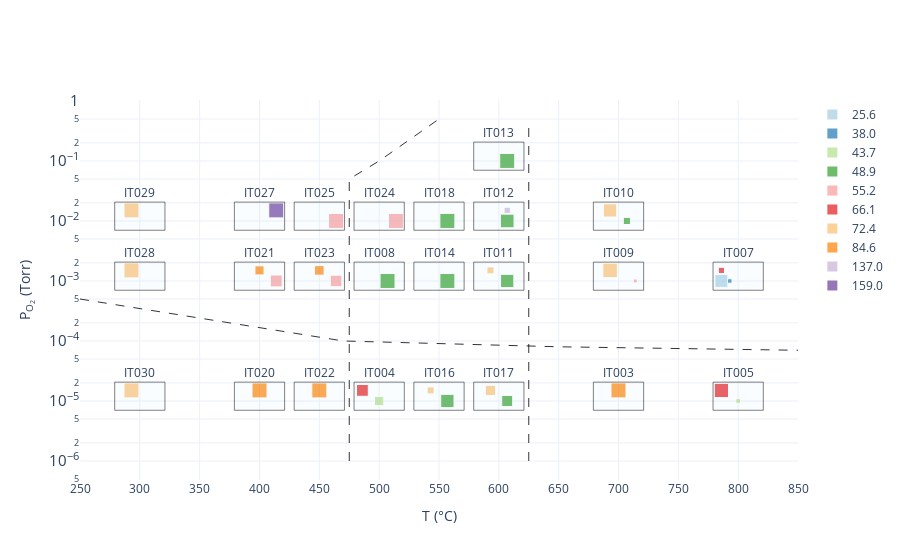

Write notebook code for a chart like this one.
### Code cell
fig = phaser.plot_intensity_map(
    x, y, 
    name=name, 
    xlabel="T (°C)", 
    ylabel="P<sub>O<sub>2</sub></sub> (Torr)", 
    log_x=False, 
    log_y=True, 
    x_space=7,
    y_space=0.5,
    text_x_space=0,
    text_y_space=2.5,
    max_num_row=5,
    reverse_x=False,
    reverse_y=False,
    scatter_size=15
)

fig.update_layout(
    xaxis = dict(
        tickmode = 'linear',
        tick0 = 300,
        dtick = 50
    )
)

for i in range(1, 1+len(xrd_overlay.values())):
    color = plotly.express.colors.qualitative.Dark2[i]
    color = color.replace("rgb", "rgba")
    color = color[:-1] + ", 0.1)"
    
    fig.add_trace(
        go.Scatter(
            showlegend=False,
            x=xrd_overlay[f'line{i}']['x'],
            y=xrd_overlay[f'line{i}']['y'],
#             fill='tonexty',
#             fillcolor=color,
#             mode="none"
            line={"color":"black", "width":1, "dash":"dash"},
            opacity=0.8,
            mode="lines",
        )) # fill down to xaxis

    
fig

### Figure 1 — Plotly figure (JSON) as saved in the notebook; plotly's stock layout.template omitted (floating-point values rounded to 4 significant figures)
{"data": [{"marker": {"color": "rgb(166,206,227)", "size": [0, 0, 0, 12.91, 0, 0, 0, 0, 0, 0, 0, 0, 0, 0, 0, 0, 0, 0, 0, 0, 0, 0, 0, 0], "symbol": "square"}, "mode": "markers", "name": "25.6", "opacity": 1, "text": ["0%", "0%", "0%", "74%", "0%", "0%", "0%", "0%", "0%", "0%", "0%", "0%", "0%", "0%", "0%", "0%", "0%", "0%", "0%", "0%", "0%", "0%", "0%", "0%"], "type": "scatter", "x": [686, 486, 786, 786, 486, 686, 686, 586, 586, 586, 536, 536, 586, 536, 386, 386, 436, 436, 486, 436, 386, 286, 286, 286], "y": [1e-05, 1e-05, 1e-05, 0.001, 0.001, 0.001, 0.01, 0.001, 0.01, 0.1, 0.001, 1e-05, 1e-05, 0.01, 1e-05, 0.001, 1e-05, 0.001, 0.01, 0.01, 0.01, 0.001, 0.01, 1e-05]}, {"marker": {"color": "rgb(31,120,180)", "size": [0, 0, 0, 4.468, 0, 0, 0, 0, 0, 0, 0, 0, 0, 0, 0, 0, 0, 0, 0, 0, 0, 0, 0, 0], "symbol": "square"}, "mode": "markers", "name": "38.0", "opacity": 1, "text": ["0%", "0%", "0%", "9%", "0%", "0%", "0%", "0%", "0%", "0%", "0%", "0%", "0%", "0%", "0%", "0%", "0%", "0%", "0%", "0%", "0%", "0%", "0%", "0%"], "type": "scatter", "x": [693, 493, 793, 793, 493, 693, 693, 593, 593, 593, 543, 543, 593, 543, 393, 393, 443, 443, 493, 443, 393, 293, 293, 293], "y": [1e-05, 1e-05, 1e-05, 0.001, 0.001, 0.001, 0.01, 0.001, 0.01, 0.1, 0.001, 1e-05, 1e-05, 0.01, 1e-05, 0.001, 1e-05, 0.001, 0.01, 0.01, 0.01, 0.001, 0.01, 1e-05]}, {"marker": {"color": "rgb(178,223,138)", "size": [0, 9.292, 4.728, 0, 0, 0, 0, 0, 0, 0, 0, 0, 0, 0, 0, 0, 0, 0, 0, 0, 0, 0, 0, 0], "symbol": "square"}, "mode": "markers", "name": "43.7", "opacity": 1, "text": ["0%", "38%", "10%", "0%", "0%", "0%", "0%", "0%", "0%", "0%", "0%", "0%", "0%", "0%", "0%", "0%", "0%", "0%", "0%", "0%", "0%", "0%", "0%", "0%"], "type": "scatter", "x": [700, 500, 800, 800, 500, 700, 700, 600, 600, 600, 550, 550, 600, 550, 400, 400, 450, 450, 500, 450, 400, 300, 300, 300], "y": [1e-05, 1e-05, 1e-05, 0.001, 0.001, 0.001, 0.01, 0.001, 0.01, 0.1, 0.001, 1e-05, 1e-05, 0.01, 1e-05, 0.001, 1e-05, 0.001, 0.01, 0.01, 0.01, 0.001, 0.01, 1e-05]}, {"marker": {"color": "rgb(51,160,44)", "size": [0, 0, 0, 0, 15, 0, 7.111, 13.29, 13.65, 15, 15, 13.3, 10.97, 15, 0, 0, 0, 0, 0, 0, 0, 0, 0, 0], "symbol": "square"}, "mode": "markers", "name": "48.9", "opacity": 1, "text": ["0%", "0%", "0%", "0%", "100%", "0%", "22%", "78%", "83%", "100%", "100%", "79%", "54%", "100%", "0%", "0%", "0%", "0%", "0%", "0%", "0%", "0%", "0%", "0%"], "type": "scatter", "x": [707, 507, 807, 807, 507, 707, 707, 607, 607, 607, 557, 557, 607, 557, 407, 407, 457, 457, 507, 457, 407, 307, 307, 307], "y": [1e-05, 1e-05, 1e-05, 0.001, 0.001, 0.001, 0.01, 0.001, 0.01, 0.1, 0.001, 1e-05, 1e-05, 0.01, 1e-05, 0.001, 1e-05, 0.001, 0.01, 0.01, 0.01, 0.001, 0.01, 1e-05]}, {"marker": {"color": "rgb(251,154,153)", "size": [0, 0, 0, 0, 0, 3.895, 0, 0, 0, 0, 0, 0, 0, 0, 0, 11.92, 0, 11.58, 15, 15, 0, 0, 0, 0], "symbol": "square"}, "mode": "markers", "name": "55.2", "opacity": 1, "text": ["0%", "0%", "0%", "0%", "0%", "7%", "0%", "0%", "0%", "0%", "0%", "0%", "0%", "0%", "0%", "63%", "0%", "60%", "100%", "100%", "0%", "0%", "0%", "0%"], "type": "scatter", "x": [714, 514, 814, 814, 514, 714, 714, 614, 614, 614, 564, 564, 614, 564, 414, 414, 464, 464, 514, 464, 414, 314, 314, 314], "y": [1e-05, 1e-05, 1e-05, 0.001, 0.001, 0.001, 0.01, 0.001, 0.01, 0.1, 0.001, 1e-05, 1e-05, 0.01, 1e-05, 0.001, 1e-05, 0.001, 0.01, 0.01, 0.01, 0.001, 0.01, 1e-05]}, {"marker": {"color": "rgb(227,26,28)", "size": [0, 11.78, 14.24, 6.184, 0, 0, 0, 0, 0, 0, 0, 0, 0, 0, 0, 0, 0, 0, 0, 0, 0, 0, 0, 0], "symbol": "square"}, "mode": "markers", "name": "66.1", "opacity": 1, "text": ["0%", "62%", "90%", "17%", "0%", "0%", "0%", "0%", "0%", "0%", "0%", "0%", "0%", "0%", "0%", "0%", "0%", "0%", "0%", "0%", "0%", "0%", "0%", "0%"], "type": "scatter", "x": [686, 486, 786, 786, 486, 686, 686, 586, 586, 586, 536, 536, 586, 536, 386, 386, 436, 436, 486, 436, 386, 286, 286, 286], "y": [1.5e-05, 1.5e-05, 1.5e-05, 0.0015, 0.0015, 0.0015, 0.015, 0.0015, 0.015, 0.15, 0.0015, 1.5e-05, 1.5e-05, 0.015, 1.5e-05, 0.0015, 1.5e-05, 0.0015, 0.015, 0.015, 0.015, 0.0015, 0.015, 1.5e-05]}, {"marker": {"color": "rgb(253,191,111)", "size": [0, 0, 0, 0, 0, 14.49, 13.21, 6.958, 0, 0, 0, 6.945, 10.23, 0, 0, 0, 0, 0, 0, 0, 0, 15, 15, 15], "symbol": "square"}, "mode": "markers", "name": "72.4", "opacity": 1, "text": ["0%", "0%", "0%", "0%", "0%", "93%", "78%", "22%", "0%", "0%", "0%", "21%", "46%", "0%", "0%", "0%", "0%", "0%", "0%", "0%", "0%", "100%", "100%", "100%"], "type": "scatter", "x": [693, 493, 793, 793, 493, 693, 693, 593, 593, 593, 543, 543, 593, 543, 393, 393, 443, 443, 493, 443, 393, 293, 293, 293], "y": [1.5e-05, 1.5e-05, 1.5e-05, 0.0015, 0.0015, 0.0015, 0.015, 0.0015, 0.015, 0.15, 0.0015, 1.5e-05, 1.5e-05, 0.015, 1.5e-05, 0.0015, 1.5e-05, 0.0015, 0.015, 0.015, 0.015, 0.0015, 0.015, 1.5e-05]}, {"marker": {"color": "rgb(255,127,0)", "size": [15, 0, 0, 0, 0, 0, 0, 0, 0, 0, 0, 0, 0, 0, 15, 9.107, 15, 9.529, 0, 0, 0, 0, 0, 0], "symbol": "square"}, "mode": "markers", "name": "84.6", "opacity": 1, "text": ["100%", "0%", "0%", "0%", "0%", "0%", "0%", "0%", "0%", "0%", "0%", "0%", "0%", "0%", "100%", "37%", "100%", "40%", "0%", "0%", "0%", "0%", "0%", "0%"], "type": "scatter", "x": [700, 500, 800, 800, 500, 700, 700, 600, 600, 600, 550, 550, 600, 550, 400, 400, 450, 450, 500, 450, 400, 300, 300, 300], "y": [1.5e-05, 1.5e-05, 1.5e-05, 0.0015, 0.0015, 0.0015, 0.015, 0.0015, 0.015, 0.15, 0.0015, 1.5e-05, 1.5e-05, 0.015, 1.5e-05, 0.0015, 1.5e-05, 0.0015, 0.015, 0.015, 0.015, 0.0015, 0.015, 1.5e-05]}, {"marker": {"color": "rgb(202,178,214)", "size": [0, 0, 0, 0, 0, 0, 0, 0, 6.215, 0, 0, 0, 0, 0, 0, 0, 0, 0, 0, 0, 0, 0, 0, 0], "symbol": "square"}, "mode": "markers", "name": "137.0", "opacity": 1, "text": ["0%", "0%", "0%", "0%", "0%", "0%", "0%", "0%", "17%", "0%", "0%", "0%", "0%", "0%", "0%", "0%", "0%", "0%", "0%", "0%", "0%", "0%", "0%", "0%"], "type": "scatter", "x": [707, 507, 807, 807, 507, 707, 707, 607, 607, 607, 557, 557, 607, 557, 407, 407, 457, 457, 507, 457, 407, 307, 307, 307], "y": [1.5e-05, 1.5e-05, 1.5e-05, 0.0015, 0.0015, 0.0015, 0.015, 0.0015, 0.015, 0.15, 0.0015, 1.5e-05, 1.5e-05, 0.015, 1.5e-05, 0.0015, 1.5e-05, 0.0015, 0.015, 0.015, 0.015, 0.0015, 0.015, 1.5e-05]}, {"marker": {"color": "rgb(106,61,154)", "size": [0, 0, 0, 0, 0, 0, 0, 0, 0, 0, 0, 0, 0, 0, 0, 0, 0, 0, 0, 0, 15, 0, 0, 0], "symbol": "square"}, "mode": "markers", "name": "159.0", "opacity": 1, "text": ["0%", "0%", "0%", "0%", "0%", "0%", "0%", "0%", "0%", "0%", "0%", "0%", "0%", "0%", "0%", "0%", "0%", "0%", "0%", "0%", "100%", "0%", "0%", "0%"], "type": "scatter", "x": [714, 514, 814, 814, 514, 714, 714, 614, 614, 614, 564, 564, 614, 564, 414, 414, 464, 464, 514, 464, 414, 314, 314, 314], "y": [1.5e-05, 1.5e-05, 1.5e-05, 0.0015, 0.0015, 0.0015, 0.015, 0.0015, 0.015, 0.15, 0.0015, 1.5e-05, 1.5e-05, 0.015, 1.5e-05, 0.0015, 1.5e-05, 0.0015, 0.015, 0.015, 0.015, 0.0015, 0.015, 1.5e-05]}, {"mode": "text", "showlegend": false, "text": ["IT003", "IT004", "IT005", "IT007", "IT008", "IT009", "IT010", "IT011", "IT012", "IT013", "IT014", "IT016", "IT017", "IT018", "IT020", "IT021", "IT022", "IT023", "IT024", "IT025", "IT027", "IT028", "IT029", "IT030"], "textposition": "top center", "type": "scatter", "x": [700, 500, 800, 800, 500, 700, 700, 600, 600, 600, 550, 550, 600, 550, 400, 400, 450, 450, 500, 450, 400, 300, 300, 300], "y": [2.25e-05, 2.25e-05, 2.25e-05, 0.00225, 0.00225, 0.00225, 0.0225, 0.00225, 0.0225, 0.225, 0.00225, 2.25e-05, 2.25e-05, 0.0225, 2.25e-05, 0.00225, 2.25e-05, 0.00225, 0.0225, 0.0225, 0.0225, 0.00225, 0.0225, 2.25e-05]}, {"line": {"color": "black", "dash": "dash", "width": 1}, "mode": "lines", "opacity": 0.8, "showlegend": false, "type": "scatter", "x": [475, 475, 475, 500, 550], "y": [1e-06, 0.0001, 0.05, 0.1, 0.5]}, {"line": {"color": "black", "dash": "dash", "width": 1}, "mode": "lines", "opacity": 0.8, "showlegend": false, "type": "scatter", "x": [625, 625, 625, 625], "y": [1e-06, 8e-05, 0.01, 0.5]}, {"line": {"color": "black", "dash": "dash", "width": 1}, "mode": "lines", "opacity": 0.8, "showlegend": false, "type": "scatter", "x": [250, 470, 650, 850], "y": [0.0005, 0.0001, 8e-05, 7e-05]}], "layout": {"legend": {"itemsizing": "constant"}, "shapes": [{"fillcolor": "LightSkyBlue", "line": {"width": 0}, "opacity": 0.05, "type": "rect", "x0": 679, "x1": 721, "xref": "x", "y0": 7e-06, "y1": 2.063e-05, "yref": "y"}, {"line": {"color": "Black", "width": 0.5}, "opacity": 1, "type": "rect", "x0": 679, "x1": 721, "xref": "x", "y0": 7e-06, "y1": 2.063e-05, "yref": "y"}, {"fillcolor": "LightSkyBlue", "line": {"width": 0}, "opacity": 0.05, "type": "rect", "x0": 479, "x1": 521, "xref": "x", "y0": 7e-06, "y1": 2.063e-05, "yref": "y"}, {"line": {"color": "Black", "width": 0.5}, "opacity": 1, "type": "rect", "x0": 479, "x1": 521, "xref": "x", "y0": 7e-06, "y1": 2.063e-05, "yref": "y"}, {"fillcolor": "LightSkyBlue", "line": {"width": 0}, "opacity": 0.05, "type": "rect", "x0": 779, "x1": 821, "xref": "x", "y0": 7e-06, "y1": 2.063e-05, "yref": "y"}, {"line": {"color": "Black", "width": 0.5}, "opacity": 1, "type": "rect", "x0": 779, "x1": 821, "xref": "x", "y0": 7e-06, "y1": 2.063e-05, "yref": "y"}, {"fillcolor": "LightSkyBlue", "line": {"width": 0}, "opacity": 0.05, "type": "rect", "x0": 779, "x1": 821, "xref": "x", "y0": 0.0007, "y1": 0.002063, "yref": "y"}, {"line": {"color": "Black", "width": 0.5}, "opacity": 1, "type": "rect", "x0": 779, "x1": 821, "xref": "x", "y0": 0.0007, "y1": 0.002063, "yref": "y"}, {"fillcolor": "LightSkyBlue", "line": {"width": 0}, "opacity": 0.05, "type": "rect", "x0": 479, "x1": 521, "xref": "x", "y0": 0.0007, "y1": 0.002063, "yref": "y"}, {"line": {"color": "Black", "width": 0.5}, "opacity": 1, "type": "rect", "x0": 479, "x1": 521, "xref": "x", "y0": 0.0007, "y1": 0.002063, "yref": "y"}, {"fillcolor": "LightSkyBlue", "line": {"width": 0}, "opacity": 0.05, "type": "rect", "x0": 679, "x1": 721, "xref": "x", "y0": 0.0007, "y1": 0.002063, "yref": "y"}, {"line": {"color": "Black", "width": 0.5}, "opacity": 1, "type": "rect", "x0": 679, "x1": 721, "xref": "x", "y0": 0.0007, "y1": 0.002063, "yref": "y"}, {"fillcolor": "LightSkyBlue", "line": {"width": 0}, "opacity": 0.05, "type": "rect", "x0": 679, "x1": 721, "xref": "x", "y0": 0.007, "y1": 0.02062, "yref": "y"}, {"line": {"color": "Black", "width": 0.5}, "opacity": 1, "type": "rect", "x0": 679, "x1": 721, "xref": "x", "y0": 0.007, "y1": 0.02062, "yref": "y"}, {"fillcolor": "LightSkyBlue", "line": {"width": 0}, "opacity": 0.05, "type": "rect", "x0": 579, "x1": 621, "xref": "x", "y0": 0.0007, "y1": 0.002063, "yref": "y"}, {"line": {"color": "Black", "width": 0.5}, "opacity": 1, "type": "rect", "x0": 579, "x1": 621, "xref": "x", "y0": 0.0007, "y1": 0.002063, "yref": "y"}, {"fillcolor": "LightSkyBlue", "line": {"width": 0}, "opacity": 0.05, "type": "rect", "x0": 579, "x1": 621, "xref": "x", "y0": 0.007, "y1": 0.02062, "yref": "y"}, {"line": {"color": "Black", "width": 0.5}, "opacity": 1, "type": "rect", "x0": 579, "x1": 621, "xref": "x", "y0": 0.007, "y1": 0.02062, "yref": "y"}, {"fillcolor": "LightSkyBlue", "line": {"width": 0}, "opacity": 0.05, "type": "rect", "x0": 579, "x1": 621, "xref": "x", "y0": 0.07, "y1": 0.2063, "yref": "y"}, {"line": {"color": "Black", "width": 0.5}, "opacity": 1, "type": "rect", "x0": 579, "x1": 621, "xref": "x", "y0": 0.07, "y1": 0.2063, "yref": "y"}, {"fillcolor": "LightSkyBlue", "line": {"width": 0}, "opacity": 0.05, "type": "rect", "x0": 529, "x1": 571, "xref": "x", "y0": 0.0007, "y1": 0.002063, "yref": "y"}, {"line": {"color": "Black", "width": 0.5}, "opacity": 1, "type": "rect", "x0": 529, "x1": 571, "xref": "x", "y0": 0.0007, "y1": 0.002063, "yref": "y"}, {"fillcolor": "LightSkyBlue", "line": {"width": 0}, "opacity": 0.05, "type": "rect", "x0": 529, "x1": 571, "xref": "x", "y0": 7e-06, "y1": 2.063e-05, "yref": "y"}, {"line": {"color": "Black", "width": 0.5}, "opacity": 1, "type": "rect", "x0": 529, "x1": 571, "xref": "x", "y0": 7e-06, "y1": 2.063e-05, "yref": "y"}, {"fillcolor": "LightSkyBlue", "line": {"width": 0}, "opacity": 0.05, "type": "rect", "x0": 579, "x1": 621, "xref": "x", "y0": 7e-06, "y1": 2.063e-05, "yref": "y"}, {"line": {"color": "Black", "width": 0.5}, "opacity": 1, "type": "rect", "x0": 579, "x1": 621, "xref": "x", "y0": 7e-06, "y1": 2.063e-05, "yref": "y"}, {"fillcolor": "LightSkyBlue", "line": {"width": 0}, "opacity": 0.05, "type": "rect", "x0": 529, "x1": 571, "xref": "x", "y0": 0.007, "y1": 0.02062, "yref": "y"}, {"line": {"color": "Black", "width": 0.5}, "opacity": 1, "type": "rect", "x0": 529, "x1": 571, "xref": "x", "y0": 0.007, "y1": 0.02062, "yref": "y"}, {"fillcolor": "LightSkyBlue", "line": {"width": 0}, "opacity": 0.05, "type": "rect", "x0": 379, "x1": 421, "xref": "x", "y0": 7e-06, "y1": 2.063e-05, "yref": "y"}, {"line": {"color": "Black", "width": 0.5}, "opacity": 1, "type": "rect", "x0": 379, "x1": 421, "xref": "x", "y0": 7e-06, "y1": 2.063e-05, "yref": "y"}, {"fillcolor": "LightSkyBlue", "line": {"width": 0}, "opacity": 0.05, "type": "rect", "x0": 379, "x1": 421, "xref": "x", "y0": 0.0007, "y1": 0.002063, "yref": "y"}, {"line": {"color": "Black", "width": 0.5}, "opacity": 1, "type": "rect", "x0": 379, "x1": 421, "xref": "x", "y0": 0.0007, "y1": 0.002063, "yref": "y"}, {"fillcolor": "LightSkyBlue", "line": {"width": 0}, "opacity": 0.05, "type": "rect", "x0": 429, "x1": 471, "xref": "x", "y0": 7e-06, "y1": 2.063e-05, "yref": "y"}, {"line": {"color": "Black", "width": 0.5}, "opacity": 1, "type": "rect", "x0": 429, "x1": 471, "xref": "x", "y0": 7e-06, "y1": 2.063e-05, "yref": "y"}, {"fillcolor": "LightSkyBlue", "line": {"width": 0}, "opacity": 0.05, "type": "rect", "x0": 429, "x1": 471, "xref": "x", "y0": 0.0007, "y1": 0.002063, "yref": "y"}, {"line": {"color": "Black", "width": 0.5}, "opacity": 1, "type": "rect", "x0": 429, "x1": 471, "xref": "x", "y0": 0.0007, "y1": 0.002063, "yref": "y"}, {"fillcolor": "LightSkyBlue", "line": {"width": 0}, "opacity": 0.05, "type": "rect", "x0": 479, "x1": 521, "xref": "x", "y0": 0.007, "y1": 0.02062, "yref": "y"}, {"line": {"color": "Black", "width": 0.5}, "opacity": 1, "type": "rect", "x0": 479, "x1": 521, "xref": "x", "y0": 0.007, "y1": 0.02062, "yref": "y"}, {"fillcolor": "LightSkyBlue", "line": {"width": 0}, "opacity": 0.05, "type": "rect", "x0": 429, "x1": 471, "xref": "x", "y0": 0.007, "y1": 0.02062, "yref": "y"}, {"line": {"color": "Black", "width": 0.5}, "opacity": 1, "type": "rect", "x0": 429, "x1": 471, "xref": "x", "y0": 0.007, "y1": 0.02062, "yref": "y"}, {"fillcolor": "LightSkyBlue", "line": {"width": 0}, "opacity": 0.05, "type": "rect", "x0": 379, "x1": 421, "xref": "x", "y0": 0.007, "y1": 0.02062, "yref": "y"}, {"line": {"color": "Black", "width": 0.5}, "opacity": 1, "type": "rect", "x0": 379, "x1": 421, "xref": "x", "y0": 0.007, "y1": 0.02062, "yref": "y"}, {"fillcolor": "LightSkyBlue", "line": {"width": 0}, "opacity": 0.05, "type": "rect", "x0": 279, "x1": 321, "xref": "x", "y0": 0.0007, "y1": 0.002063, "yref": "y"}, {"line": {"color": "Black", "width": 0.5}, "opacity": 1, "type": "rect", "x0": 279, "x1": 321, "xref": "x", "y0": 0.0007, "y1": 0.002063, "yref": "y"}, {"fillcolor": "LightSkyBlue", "line": {"width": 0}, "opacity": 0.05, "type": "rect", "x0": 279, "x1": 321, "xref": "x", "y0": 0.007, "y1": 0.02062, "yref": "y"}, {"line": {"color": "Black", "width": 0.5}, "opacity": 1, "type": "rect", "x0": 279, "x1": 321, "xref": "x", "y0": 0.007, "y1": 0.02062, "yref": "y"}, {"fillcolor": "LightSkyBlue", "line": {"width": 0}, "opacity": 0.05, "type": "rect", "x0": 279, "x1": 321, "xref": "x", "y0": 7e-06, "y1": 2.063e-05, "yref": "y"}, {"line": {"color": "Black", "width": 0.5}, "opacity": 1, "type": "rect", "x0": 279, "x1": 321, "xref": "x", "y0": 7e-06, "y1": 2.063e-05, "yref": "y"}], "showlegend": true, "xaxis": {"dtick": 50, "tick0": 300, "tickmode": "linear", "title": {"text": "T (°C)"}}, "yaxis": {"exponentformat": "power", "title": {"text": "P<sub>O<sub>2</sub></sub> (Torr)"}, "type": "log"}}}
